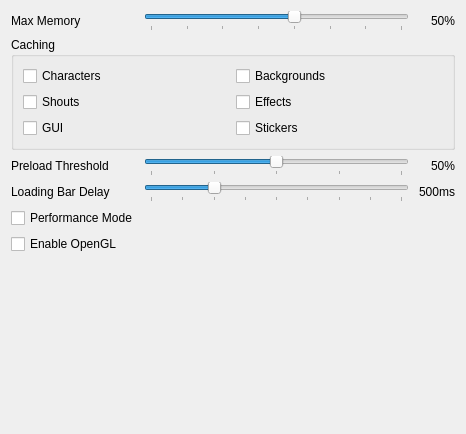
       <widget class="QWidget" name="tab_2">
        <attribute name="title">
         <string>Performance</string>
        </attribute>
        <layout class="QFormLayout" name="formLayout_9">
         <item row="0" column="0">
          <widget class="QLabel" name="label_4">
           <property name="text">
            <string>Max Memory</string>
           </property>
          </widget>
         </item>
         <item row="0" column="1">
          <layout class="QHBoxLayout" name="horizontalLayout_9">
           <item>
            <widget class="QSlider" name="system_memory_threshold">
             <property name="toolTip">
              <string>&lt;html&gt;&lt;head/&gt;&lt;body&gt;&lt;p&gt;Determines the maximum amount of system memory the client may use for caching. Before loading an animation, given that the animation would exceed the threshold provided the animation will instead preserve memory.&lt;br/&gt;&lt;br/&gt;&lt;span style=&quot; font-weight:700;&quot;&gt;Example&lt;/span&gt;&lt;br/&gt;System memory is at 50%.&lt;br/&gt;Threshold is at 51%.&lt;br/&gt;The next animation if cached would bump total usage of system memory to 55%. The threshold being exceeded means the animation system will instead attempt to preserve memory. &lt;/p&gt;&lt;/body&gt;&lt;/html&gt;</string>
             </property>
             <property name="minimum">
              <number>10</number>
             </property>
             <property name="maximum">
              <number>80</number>
             </property>
             <property name="value">
              <number>50</number>
             </property>
             <property name="orientation">
              <enum>Qt::Orientation::Horizontal</enum>
             </property>
             <property name="tickPosition">
              <enum>QSlider::TickPosition::TicksBelow</enum>
             </property>
             <property name="tickInterval">
              <number>10</number>
             </property>
            </widget>
           </item>
           <item>
            <widget class="QLabel" name="system_memory_threshold_label">
             <property name="minimumSize">
              <size>
               <width>40</width>
               <height>0</height>
              </size>
             </property>
             <property name="baseSize">
              <size>
               <width>40</width>
               <height>0</height>
              </size>
             </property>
             <property name="text">
              <string>50%</string>
             </property>
             <property name="alignment">
              <set>Qt::AlignmentFlag::AlignRight|Qt::AlignmentFlag::AlignTrailing|Qt::AlignmentFlag::AlignVCenter</set>
             </property>
            </widget>
           </item>
          </layout>
         </item>
         <item row="2" column="0">
          <widget class="QLabel" name="label_2">
           <property name="text">
            <string>Preload Threshold</string>
           </property>
          </widget>
         </item>
         <item row="2" column="1">
          <layout class="QHBoxLayout" name="horizontalLayout_6">
           <item>
            <widget class="QSlider" name="caching_threshold">
             <property name="toolTip">
              <string>&lt;html&gt;&lt;head/&gt;&lt;body&gt;&lt;p&gt;Determines how much preloading progress must have reached before it is deemed acceptable to start playback of animated sprites.&lt;/p&gt;&lt;/body&gt;&lt;/html&gt;</string>
             </property>
             <property name="maximum">
              <number>100</number>
             </property>
             <property name="value">
              <number>50</number>
             </property>
             <property name="orientation">
              <enum>Qt::Orientation::Horizontal</enum>
             </property>
             <property name="tickPosition">
              <enum>QSlider::TickPosition::TicksBelow</enum>
             </property>
             <property name="tickInterval">
              <number>25</number>
             </property>
            </widget>
           </item>
           <item>
            <widget class="QLabel" name="caching_threshold_label">
             <property name="minimumSize">
              <size>
               <width>40</width>
               <height>0</height>
              </size>
             </property>
             <property name="baseSize">
              <size>
               <width>40</width>
               <height>0</height>
              </size>
             </property>
             <property name="text">
              <string>50%</string>
             </property>
             <property name="alignment">
              <set>Qt::AlignmentFlag::AlignRight|Qt::AlignmentFlag::AlignTrailing|Qt::AlignmentFlag::AlignVCenter</set>
             </property>
            </widget>
           </item>
          </layout>
         </item>
         <item row="3" column="0">
          <widget class="QLabel" name="label_3">
           <property name="text">
            <string>Loading Bar Delay</string>
           </property>
          </widget>
         </item>
         <item row="3" column="1">
          <layout class="QHBoxLayout" name="horizontalLayout_8">
           <item>
            <widget class="QSlider" name="loading_bar_delay">
             <property name="toolTip">
              <string>&lt;html&gt;&lt;head/&gt;&lt;body&gt;&lt;p&gt;Determines the delay before the client prompts the loading bar symbol.&lt;/p&gt;&lt;/body&gt;&lt;/html&gt;</string>
             </property>
             <property name="maximum">
              <number>2000</number>
             </property>
             <property name="value">
              <number>500</number>
             </property>
             <property name="orientation">
              <enum>Qt::Orientation::Horizontal</enum>
             </property>
             <property name="tickPosition">
              <enum>QSlider::TickPosition::TicksBelow</enum>
             </property>
             <property name="tickInterval">
              <number>250</number>
             </property>
            </widget>
           </item>
           <item>
            <widget class="QLabel" name="loading_bar_delay_label">
             <property name="minimumSize">
              <size>
               <width>40</width>
               <height>0</height>
              </size>
             </property>
             <property name="baseSize">
              <size>
               <width>40</width>
               <height>0</height>
              </size>
             </property>
             <property name="text">
              <string>500ms</string>
             </property>
             <property name="alignment">
              <set>Qt::AlignmentFlag::AlignRight|Qt::AlignmentFlag::AlignTrailing|Qt::AlignmentFlag::AlignVCenter</set>
             </property>
            </widget>
           </item>
          </layout>
         </item>
         <item row="6" column="0" colspan="2">
          <spacer name="verticalSpacer_6">
           <property name="orientation">
            <enum>Qt::Orientation::Vertical</enum>
           </property>
           <property name="sizeHint" stdset="0">
            <size>
             <width>444</width>
             <height>163</height>
            </size>
           </property>
          </spacer>
         </item>
         <item row="1" column="0" colspan="2">
          <widget class="QGroupBox" name="groupBox_8">
           <property name="title">
            <string>Caching</string>
           </property>
           <layout class="QGridLayout" name="gridLayout_5">
            <item row="0" column="0">
             <widget class="QCheckBox" name="cache_characters">
              <property name="text">
               <string>Characters</string>
              </property>
             </widget>
            </item>
            <item row="0" column="1">
             <widget class="QCheckBox" name="cache_backgrounds">
              <property name="text">
               <string>Backgrounds</string>
              </property>
             </widget>
            </item>
            <item row="1" column="0">
             <widget class="QCheckBox" name="cache_shouts">
              <property name="text">
               <string>Shouts</string>
              </property>
             </widget>
            </item>
            <item row="1" column="1">
             <widget class="QCheckBox" name="cache_effects">
              <property name="text">
               <string>Effects</string>
              </property>
             </widget>
            </item>
            <item row="2" column="0">
             <widget class="QCheckBox" name="cache_gui">
              <property name="toolTip">
               <string>Graphical User Interface</string>
              </property>
              <property name="text">
               <string>GUI</string>
              </property>
             </widget>
            </item>
            <item row="2" column="1">
             <widget class="QCheckBox" name="cache_stickers">
              <property name="text">
               <string>Stickers</string>
              </property>
             </widget>
            </item>
           </layout>
          </widget>
         </item>
         <item row="4" column="0">
          <widget class="QCheckBox" name="focus_performance_mode">
           <property name="text">
            <string>Performance Mode</string>
           </property>
          </widget>
         </item>
         <item row="5" column="0">
          <widget class="QCheckBox" name="enable_opengl">
           <property name="text">
            <string>Enable OpenGL</string>
           </property>
          </widget>
         </item>
        </layout>
       </widget>
